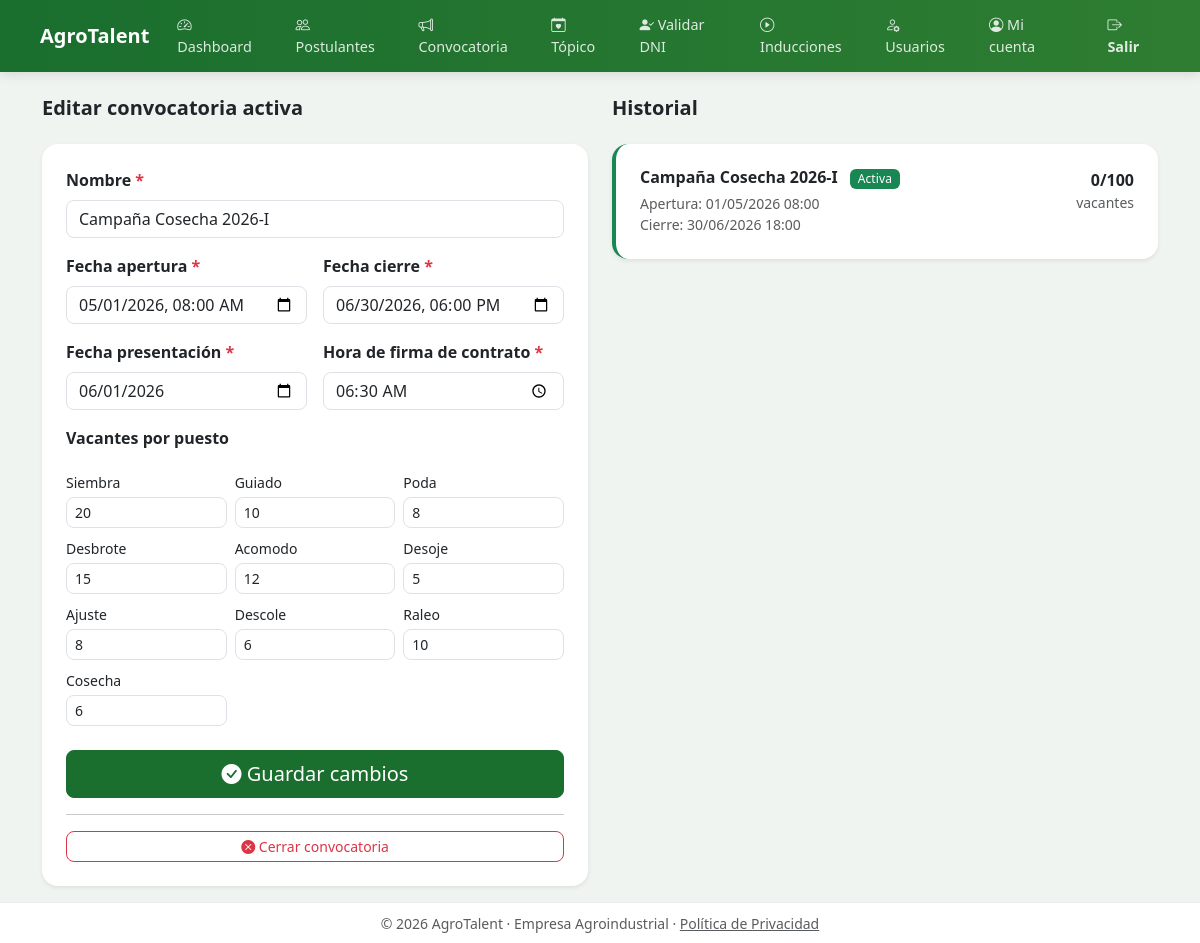
Page /rrhh/convocatoria (signed in) on the committed database.
### models.py (models this page shows, shortened)
class Convocatoria(db.Model):
    __tablename__ = 'convocatorias'
    id = db.Column(db.Integer, primary_key=True)
    nombre = db.Column(db.String(100), nullable=False)
    fecha_apertura = db.Column(db.DateTime, nullable=False)
    fecha_cierre = db.Column(db.DateTime, nullable=False)
    fecha_presentacion = db.Column(db.Date, nullable=False)
    hora_presentacion = db.Column(db.String(10), nullable=False)
    lugar_presentacion = db.Column(db.String(200), nullable=False)
    activa = db.Column(db.Boolean, default=True)
    cerrada_manualmente = db.Column(db.Boolean, default=False)
    creado_en = db.Column(db.DateTime, default=datetime.utcnow)
    puestos = db.relationship('PuestoConvocatoria', backref='convocatoria', lazy=True)
    @property
    def total_vacantes(self):
        return sum(p.vacantes_total for p in self.puestos)
    @property
    def vacantes_ocupadas(self):
        return sum(p.vacantes_ocupadas for p in self.puestos)

class PuestoConvocatoria(db.Model):
    __tablename__ = 'puestos_convocatoria'
    id = db.Column(db.Integer, primary_key=True)
    convocatoria_id = db.Column(db.Integer, db.ForeignKey('convocatorias.id'), nullable=False)
    nombre_puesto = db.Column(db.String(60), nullable=False)
    vacantes_total = db.Column(db.Integer, nullable=False, default=0)
    vacantes_ocupadas = db.Column(db.Integer, default=0)

### app.py (the view, shortened to what this page needs)
@app.route('/rrhh/convocatoria', methods=['GET', 'POST'])
@login_required
@rol_requerido('rrhh')
def rrhh_convocatoria():
    conv = convocatoria_activa()
    historial = Convocatoria.query.order_by(Convocatoria.creado_en.desc()).all()
    return render_template('rrhh/convocatoria.html',
                           conv=conv, historial=historial, puestos_default=PUESTOS)

### app.py (called while the page is built)
@login_manager.user_loader
def load_user(uid):
    return db.session.get(Usuario, int(uid))

def rol_requerido(*roles):
    def decorator(f):
        @wraps(f)
        def wrapped(*args, **kwargs):
            if not current_user.is_authenticated or current_user.rol not in roles:
                flash('Acceso restringido.', 'danger')
                return redirect(url_for('login'))
            return f(*args, **kwargs)
        return wrapped
    return decorator

def convocatoria_activa():
    return Convocatoria.query.filter_by(activa=True).first()

### templates/rrhh/convocatoria.html (shortened to what this page needs)
{% extends "base.html" %}
{% block content %}
{% set TODOS_PUESTOS = ['Siembra','Guiado','Poda','Desbrote','Acomodo','Desoje','Ajuste','Descole','Raleo','Cosecha'] %}
<div class="row g-4">
  <div class="col-12 col-lg-6">
    <h5 class="fw-bold mb-4">
      {% if conv %}Editar convocatoria activa{% else %}Nueva convocatoria{% endif %}
    </h5>
    <div class="card border-0 shadow-sm rounded-4">
      <div class="card-body p-4">
        <form method="POST">
          <div class="row g-3">
            <div class="col-12">
              <label class="form-label fw-semibold">Nombre <span class="text-danger">*</span></label>
              <input type="text" name="nombre" class="form-control rounded-3"
                     value="{{ conv.nombre if conv else '' }}" required>
            </div>
            <div class="col-6">
              <label class="form-label fw-semibold">Fecha apertura <span class="text-danger">*</span></label>
              <input type="datetime-local" name="fecha_apertura" class="form-control rounded-3"
                     value="{{ conv.fecha_apertura.strftime('%Y-%m-%dT%H:%M') if conv else '' }}" required>
            </div>
            <div class="col-6">
              <label class="form-label fw-semibold">Fecha cierre <span class="text-danger">*</span></label>
              <input type="datetime-local" name="fecha_cierre" class="form-control rounded-3"
                     value="{{ conv.fecha_cierre.strftime('%Y-%m-%dT%H:%M') if conv else '' }}" required>
            </div>
            <div class="col-6">
              <label class="form-label fw-semibold">Fecha presentación <span class="text-danger">*</span></label>
              <input type="date" name="fecha_presentacion" class="form-control rounded-3"
                     value="{{ conv.fecha_presentacion.strftime('%Y-%m-%d') if conv else '' }}" required>
            </div>
            <div class="col-6">
              <label class="form-label fw-semibold">Hora de firma de contrato <span class="text-danger">*</span></label>
              <input type="time" name="hora_presentacion" class="form-control rounded-3"
                     value="{{ conv.hora_presentacion if conv else '' }}" required>
            </div>
            <div class="col-12">
              <label class="form-label fw-semibold">Vacantes por puesto</label>
              <div class="row g-2 mt-1">
                {% for nombre in TODOS_PUESTOS %}
                  {% set puesto_actual = conv.puestos | selectattr('nombre_puesto','equalto',nombre) | first if conv else None %}
                  <div class="col-6 col-md-4">
                    <label class="form-label small mb-1">{{ nombre }}</label>
                    <input type="number" name="vacantes_{{ nombre }}"
                           class="form-control rounded-3 form-control-sm"
                           min="0" value="{{ puesto_actual.vacantes_total if puesto_actual else 0 }}">
                  </div>
                {% endfor %}
              </div>
            </div>
          </div>
          <div class="d-grid mt-4">
            <button type="submit" class="btn btn-success btn-lg rounded-3">
              <i class="bi bi-check-circle-fill"></i>
              {% if conv %}Guardar cambios{% else %}Crear convocatoria{% endif %}
            </button>
          </div>
        </form>
        {% if conv %}
        <hr class="my-3">
        <form method="POST">
          <button type="submit" class="btn btn-outline-danger btn-sm rounded-3 w-100"
                  onclick="return confirm('¿Confirmas el cierre de la convocatoria? Esta acción no se puede deshacer.')">
            <i class="bi bi-x-circle-fill"></i> Cerrar convocatoria
          </button>
        </form>
        {% endif %}
      </div>
    </div>
  </div>
  <div class="col-12 col-lg-6">
    <h5 class="fw-bold mb-4">Historial</h5>
    <div class="d-grid gap-3">
      {% for c in historial %}
      <div class="card border-0 shadow-sm rounded-4 {% if c.activa %}border-start border-4 border-success{% endif %}">
        <div class="card-body p-4">
          <div class="d-flex align-items-start justify-content-between">
            <div>
              <h6 class="fw-bold mb-1">{{ c.nombre }}
                {% if c.activa %}<span class="badge bg-success ms-2">Activa</span>{% else %}<span class="badge bg-secondary ms-2">Cerrada</span>{% endif %}
              </h6>
              <div class="small text-muted">
                <div>Apertura: {{ c.fecha_apertura.strftime('%d/%m/%Y %H:%M') }}</div>
                <div>Cierre: {{ c.fecha_cierre.strftime('%d/%m/%Y %H:%M') }}</div>
              </div>
            </div>
            <div class="text-end">
              <div class="fw-bold">{{ c.vacantes_ocupadas }}/{{ c.total_vacantes }}</div>
              <div class="text-muted small">vacantes</div>
            </div>
          </div>
        </div>
      </div>
      {% else %}
      <div class="text-center py-4 text-muted small">No hay convocatorias anteriores.</div>
      {% endfor %}
    </div>
  </div>
</div>
{% endblock %}

### static/css/main.css (style rules this page uses)
:root { --verde: #1a6e2e; --verde-medio: #28a745; --verde-claro: #e8f5e9; --amarillo: #f5c518; --gris: #f8f9fa; --texto: #212529; --muted: #6c757d; }
body { font-family: 'Segoe UI', system-ui, sans-serif; background-color: #f0f4f0; color: var(--texto); min-height: 100vh; display: flex; flex-direction: column; }
.card { transition: box-shadow .15s; }
.btn-success { background-color: var(--verde); border-color: var(--verde); }
.badge { font-weight: 500; letter-spacing: .01em; }

### rows in the picture
Convocatoria: nombre "Campaña Cosecha 2026-I", fecha_apertura "05/01/2026 08:00", fecha_cierre "06/30/2026 18:00", fecha_presentacion "06/01/2026", hora_presentacion "06:30", activa "Activa", fecha_apertura "01/05/2026 08:00", fecha_cierre "30/06/2026 18:00", vacantes_ocupadas "0", total_vacantes "100"
PuestoConvocatoria: nombre_puesto "Siembra", vacantes_total "20"
PuestoConvocatoria: nombre_puesto "Guiado", vacantes_total "10"
PuestoConvocatoria: nombre_puesto "Poda", vacantes_total "8"
PuestoConvocatoria: nombre_puesto "Desbrote", vacantes_total "15"
PuestoConvocatoria: nombre_puesto "Acomodo", vacantes_total "12"
PuestoConvocatoria: nombre_puesto "Desoje", vacantes_total "5"
PuestoConvocatoria: nombre_puesto "Ajuste", vacantes_total "8"
PuestoConvocatoria: nombre_puesto "Descole", vacantes_total "6"
PuestoConvocatoria: nombre_puesto "Raleo", vacantes_total "10"
PuestoConvocatoria: nombre_puesto "Cosecha", vacantes_total "6"
